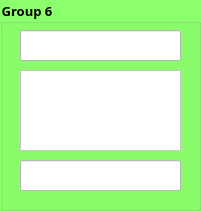
   <widget class="QGroupBox" name="groupBox_9">
    <property name="geometry">
     <rect>
      <x>40</x>
      <y>250</y>
      <width>201</width>
      <height>211</height>
     </rect>
    </property>
    <property name="font">
     <font>
      <family>Mongolian Baiti</family>
      <pointsize>10</pointsize>
      <weight>75</weight>
      <bold>true</bold>
     </font>
    </property>
    <property name="styleSheet">
     <string notr="true">background-color: rgb(140, 255, 108);</string>
    </property>
    <property name="title">
     <string>Group 6</string>
    </property>
    <widget class="QLineEdit" name="lineEdit_23">
     <property name="geometry">
      <rect>
       <x>20</x>
       <y>30</y>
       <width>161</width>
       <height>31</height>
      </rect>
     </property>
     <property name="styleSheet">
      <string notr="true">background-color: rgb(255, 255, 255);</string>
     </property>
    </widget>
    <widget class="QTextEdit" name="textEdit_12">
     <property name="geometry">
      <rect>
       <x>20</x>
       <y>70</y>
       <width>161</width>
       <height>81</height>
      </rect>
     </property>
     <property name="styleSheet">
      <string notr="true">background-color: rgb(255, 255, 255);</string>
     </property>
     <property name="html">
      <string>&lt;!DOCTYPE HTML PUBLIC &quot;-//W3C//DTD HTML 4.0//EN&quot; &quot;http://www.w3.org/TR/REC-html40/strict.dtd&quot;&gt;
&lt;html&gt;&lt;head&gt;&lt;meta name=&quot;qrichtext&quot; content=&quot;1&quot; /&gt;&lt;style type=&quot;text/css&quot;&gt;
p, li { white-space: pre-wrap; }
&lt;/style&gt;&lt;/head&gt;&lt;body style=&quot; font-family:'MS Shell Dlg 2'; font-size:7.8pt; font-weight:400; font-style:normal;&quot;&gt;
&lt;p style=&quot;-qt-paragraph-type:empty; margin-top:0px; margin-bottom:0px; margin-left:0px; margin-right:0px; -qt-block-indent:0; text-indent:0px;&quot;&gt;&lt;br /&gt;&lt;/p&gt;&lt;/body&gt;&lt;/html&gt;</string>
     </property>
    </widget>
    <widget class="QLineEdit" name="lineEdit_24">
     <property name="geometry">
      <rect>
       <x>20</x>
       <y>160</y>
       <width>161</width>
       <height>31</height>
      </rect>
     </property>
     <property name="styleSheet">
      <string notr="true">background-color: rgb(255, 255, 255);</string>
     </property>
     <property name="alignment">
      <set>Qt::AlignCenter</set>
     </property>
    </widget>
   </widget>
